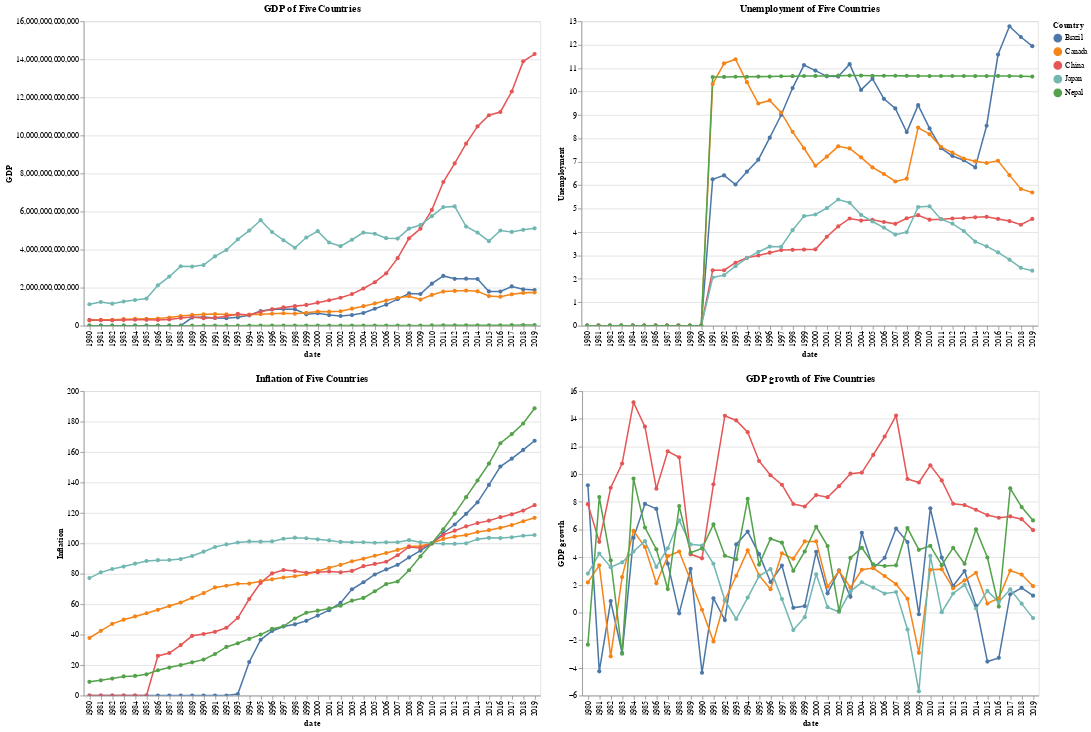

Source (notebook cell):
### Markdown cell above
Explore treads in GDP and GDP growth for each country

### Code cell
import altair as alt

def draw_line_chart(name,df):
    df = df.reset_index()
    long_df = pd.melt(df, id_vars=['date'],var_name='Country', value_name=f'{name}')
    chart = alt.Chart(long_df).mark_line(point=True).encode(
        x='date:O',  # 'date:T' if the year is in datetime format
        y=f'{name}:Q',
        color='Country:N',
        tooltip=['Country', 'date', f'{name}']
    ).properties(
        title=f'{name} of Five Countries',
        width=600,
        height=400
    ).interactive()
    return chart

inflators_to_show = ["GDP","Unemployment","Inflation","GDP growth"]
charts = [draw_line_chart(name,dfs[name])for name in inflators_to_show]

grid = alt.vconcat(
    alt.hconcat(*charts[:2]), 
    alt.hconcat(*charts[2:])
).resolve_scale(
    x='shared',
    y='shared'
)

grid.display()

### Figure 1 — Vega-Lite specification as saved in the notebook (floating-point values rounded to 4 significant figures; data arrays with more than 128 entries replaced by an {"elided": "..."} marker saying what was removed)
{"config": {"view": {"continuousWidth": 300, "continuousHeight": 300}}, "vconcat": [{"hconcat": [{"data": {"name": "data-6f88a1f4d71a5b914d9079f121f53675"}, "mark": {"type": "line", "point": true}, "encoding": {"color": {"field": "Country", "type": "nominal"}, "tooltip": [{"field": "Country", "type": "nominal"}, {"field": "date", "type": "quantitative"}, {"field": "GDP", "type": "quantitative"}], "x": {"field": "date", "type": "ordinal"}, "y": {"field": "GDP", "type": "quantitative"}}, "height": 400, "name": "view_14", "title": "GDP of Five Countries", "width": 600}, {"data": {"name": "data-9d93929ac73f85117f6793369c002729"}, "mark": {"type": "line", "point": true}, "encoding": {"color": {"field": "Country", "type": "nominal"}, "tooltip": [{"field": "Country", "type": "nominal"}, {"field": "date", "type": "quantitative"}, {"field": "Unemployment", "type": "quantitative"}], "x": {"field": "date", "type": "ordinal"}, "y": {"field": "Unemployment", "type": "quantitative"}}, "height": 400, "name": "view_15", "title": "Unemployment of Five Countries", "width": 600}]}, {"hconcat": [{"data": {"name": "data-7a46dd415a55dc3185ce9ed22465049d"}, "mark": {"type": "line", "point": true}, "encoding": {"color": {"field": "Country", "type": "nominal"}, "tooltip": [{"field": "Country", "type": "nominal"}, {"field": "date", "type": "quantitative"}, {"field": "Inflation", "type": "quantitative"}], "x": {"field": "date", "type": "ordinal"}, "y": {"field": "Inflation", "type": "quantitative"}}, "height": 400, "name": "view_16", "title": "Inflation of Five Countries", "width": 600}, {"data": {"name": "data-215acffe64744a4d25a1787bd5593dd5"}, "mark": {"type": "line", "point": true}, "encoding": {"color": {"field": "Country", "type": "nominal"}, "tooltip": [{"field": "Country", "type": "nominal"}, {"field": "date", "type": "quantitative"}, {"field": "GDP growth", "type": "quantitative"}], "x": {"field": "date", "type": "ordinal"}, "y": {"field": "GDP growth", "type": "quantitative"}}, "height": 400, "name": "view_17", "title": "GDP growth of Five Countries", "width": 600}]}], "params": [{"name": "param_28", "select": {"type": "interval", "encodings": ["x", "y"]}, "bind": "scales", "views": ["view_14"]}, {"name": "param_29", "select": {"type": "interval", "encodings": ["x", "y"]}, "bind": "scales", "views": ["view_15"]}, {"name": "param_30", "select": {"type": "interval", "encodings": ["x", "y"]}, "bind": "scales", "views": ["view_16"]}, {"name": "param_31", "select": {"type": "interval", "encodings": ["x", "y"]}, "bind": "scales", "views": ["view_17"]}], "resolve": {"scale": {"x": "shared", "y": "shared"}}, "$schema": "https://vega.github.io/schema/vega-lite/v5.17.0.json", "datasets": {"data-6f88a1f4d71a5b914d9079f121f53675": {"elided": "200 records"}, "data-9d93929ac73f85117f6793369c002729": {"elided": "200 records"}, "data-7a46dd415a55dc3185ce9ed22465049d": {"elided": "200 records"}, "data-215acffe64744a4d25a1787bd5593dd5": {"elided": "200 records"}}}
